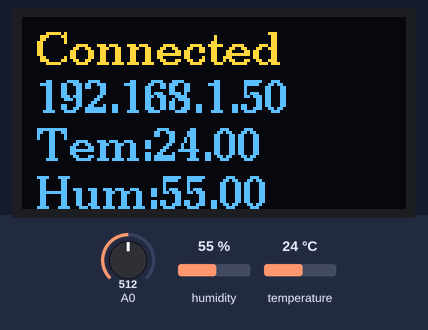
A sketch run on a simulated ESP8266 (NodeMCU). On the bench: 128×64 one-colour display. Inputs (shaded band) come from the test bench; at power-on: humidity 55 %, A0 = 512, temperature 24 °C. The OLED is the two-colour kind (top 16 rows yellow); WiFi joins after 1.5 s; servers stay silent unless stated; what the sketch prints to the serial monitor is not drawn.

Above: at 7.1 s.
7.2 s: humidity set to 22 %
At 17.7 s:
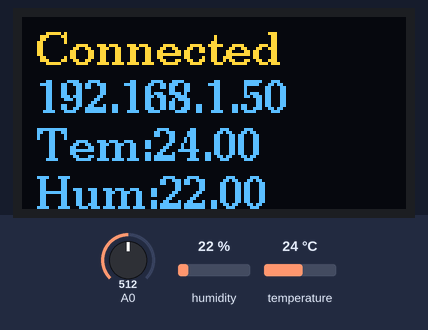
18.0 s: A0 set to 716
At 22.7 s:
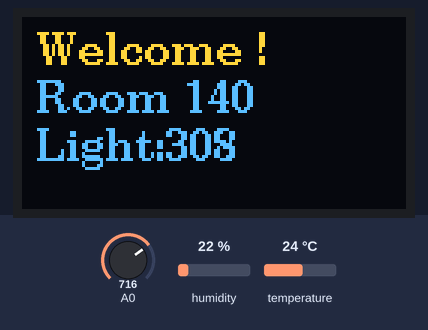
28.0 s: temperature set to 12 °C
At 37.7 s:
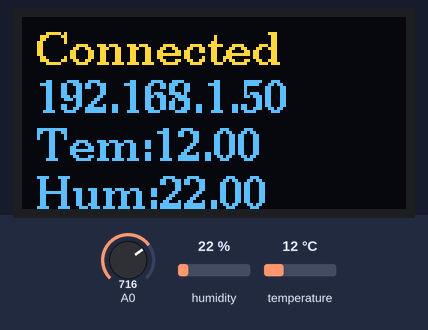
38.0 s: A0 set to 900
At 42.7 s:
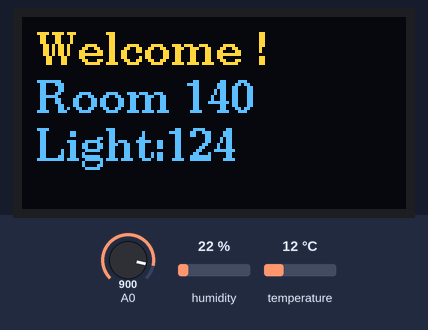
48.0 s: humidity set to 40 %
At 57.7 s:
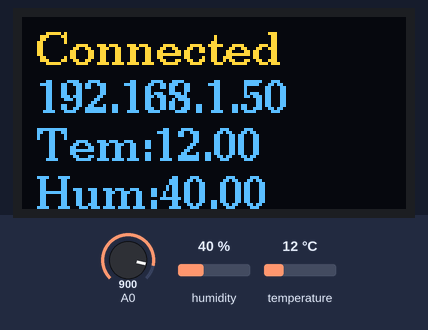
58.0 s: A0 set to 1023
At 62.7 s:
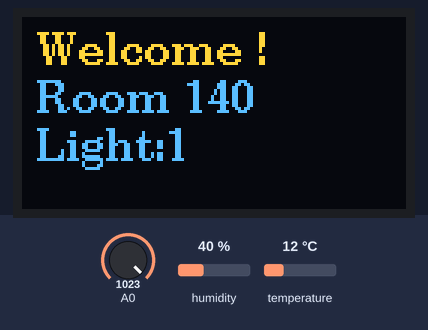
Timing chart, 0 to 64.2 s (numbered marks = the images above; inputs shaded):
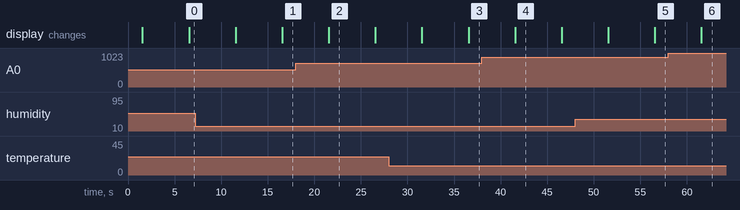

Measured:
- after the input at 7.2 s, the display: first differs from a run without the input after 9.4 s (image 1)
- after the input at 18.0 s, the display: changes after 3.6 s (image 2)
- after the input at 28.0 s, the display: first differs from a run without the input after 8.6 s (image 3)
- after the input at 38.0 s, the display: changes after 3.6 s (image 4)
- after the input at 48.0 s, the display: first differs from a run without the input after 8.6 s (image 5)
- after the input at 58.0 s, the display: changes after 3.6 s (image 6)
- what the display in image 2 shows lasts 5.0 s, from 21.6 s to 26.6 s

The sketch:

ESP8266Room.ino
```cpp
/*
* 学校的网络需要认证才能连接互联网，账号还有连接限制，但是无论联网与否都是有局域网连接的，
* 所以，通过显示屏可以在宿舍内直观的看到室内的温湿度和光照信息，出宿舍可以通过局域网进行查看室内的情况。
* 2019/12/16
*/

#include <Arduino.h>
#include <U8g2lib.h>
#include <Ticker.h>

#ifdef U8X8_HAVE_HW_SPI
#include <SPI.h>
#endif
#ifdef U8X8_HAVE_HW_I2C
#include <Wire.h>
#endif
#define SCL 5
#define SDA 4

#include <ESP8266WiFi.h>
#include <WiFiClient.h>
#include <ESP8266WebServer.h>
#include <ESP8266mDNS.h>

#ifndef STASSID     //请在这里修改接入点和密码
#define STASSID "**********"      //WiFi接入点
#define STAPSK  "**********"      //接入点密码
#endif

#include <dht11.h>
#define DHTPIN 2    //对应 nodemcu D4引脚

dht11 DHT11;
Ticker flipper;   //定时器
IPAddress ip;   //用于保存ESP的IP地址

const char* ssid = STASSID;
const char* password = STAPSK;

char hum_str[5];
char tem_str[5];

//使用静态IP 方便记忆与使用
IPAddress staticIP(10,3,13,176);
IPAddress subnet(255,255,224,0);
IPAddress gateway(10,3,0,1);

ESP8266WebServer server(80);    //创建80端口的服务

U8G2_SSD1306_128X64_NONAME_F_SW_I2C u8g2(U8G2_R0, /* clock=*/ SCL, /* data=*/ SDA, /* reset=*/ U8X8_PIN_NONE);    //初始化显示器，创建u8g2对象

void handleRoot() {     //根处理事件
  server.send(200, "text/plain", "Hello from ESP8266\nThis is the temperature and humidity monitoring program for 140 dormitories.\nPower By Flame.");
}

void handleNotFound() {   //NOT FOUND处理事件
  String message = "File Not Found\n\n";
  message += "URI: ";
  message += server.uri();
  message += "\nMethod: ";
  message += (server.method() == HTTP_GET) ? "GET" : "POST";
  message += "\nArguments: ";
  message += server.args();
  message += "\n";
  for (uint8_t i = 0; i < server.args(); i++) {
    message += " " + server.argName(i) + ": " + server.arg(i) + "\n";
  }
  server.send(404, "text/plain", message);
}
//定时器中断事件
void flip()
{
  static int sta = 0;
  float tem=DHT11.temperature;               //将温度值赋值给tem
  float hum=DHT11.humidity;                  //将湿度值赋给hum
  int val=map(analogRead(A0),0,1024,1024,0);                    //光敏强度
  gcvt(tem, 3,tem_str);     //float类型转换为字符数组（使用该转换方法,dtostrf方法会出现tem读取不到数值,具体为第一个使用该方法的字符数组为空，第二个可以正常转换内容.如果在两次调用之间隔开一行代码, 则会出现第一个调用方法的数组读取到两次的值）
  gcvt(hum, 3,hum_str);

  if(sta == 0)    //显示不同的页面,第一页为温湿度和IP地址
  {
    u8g2.firstPage();
    do {
      u8g2.setFont(u8g2_font_ncenB10_tr);
      u8g2.drawStr(5,16,"Connected");
      u8g2.setCursor(5,32);
      u8g2.print(ip);
      u8g2.setCursor(5,48);
      u8g2.print("Tem:");
      u8g2.print(tem);
      u8g2.setCursor(5,64);
      u8g2.print("Hum:");
      u8g2.print(hum);
    } while ( u8g2.nextPage() );
    sta = 1;
  }
  else if( sta == 1)    //第二页显示欢迎语,和光照强度
  {
    u8g2.firstPage();
    do {
      u8g2.setFont(u8g2_font_ncenB10_tr);
      u8g2.drawStr(5,16,"Welcome !");
      u8g2.setCursor(5,32);
      u8g2.print("Room 140");
      u8g2.setCursor(5,48);
      u8g2.print("Light:");
      u8g2.print(val);
    } while ( u8g2.nextPage() );
    sta = 0;
  }
}

void setup() {
  // put your setup code here, to run once:
  Serial.begin(115200);     //开启串口

  WiFi.mode(WIFI_STA);      //设置WiFi为sta模式,并尝试连接到接入点
  WiFi.begin(ssid, password);
  //使用静态IP 方便记忆与使用
IPAddress staticIP(10,3,13,176);
IPAddress subnet(255,255,224,0);
IPAddress gateway(10,3,0,1);
  Serial.println("");

  //等待WiFi连接
  while (WiFi.status() != WL_CONNECTED) {
    delay(500);
    Serial.print(".");
  }
  Serial.println("");
  Serial.print("Connected to ");
  Serial.println(ssid);
  Serial.print("IP address: ");
  ip = WiFi.localIP();
  Serial.println(ip);

  if (MDNS.begin("esp8266")) {
    Serial.println("MDNS responder started");
  }

  //事件注册
  server.on("/", handleRoot);
  //获取湿度的处理事件,使用匿名方法
  server.on("/getHum", [](){
    server.send(200, "text/plain", hum_str);
  });
  //获取温度的处理事件,使用匿名方法
  server.on("/getTem", [](){
    server.send(200, "text/plain", tem_str);
  });
  //NOT Found事件注册
  server.onNotFound(handleNotFound);
  server.begin();
  Serial.println("HTTP server started");

  //设置温湿度传感器的GPIO引脚为输出模式
  pinMode(DHTPIN,OUTPUT);
  u8g2.begin();               //开启显示功能
  flipper.attach(5, flip);    //设置定时器中断事件,当前为5秒发生一次定时器中断
}

void loop() {
  // put your main code here, to run repeatedly:
  server.handleClient();    //开启WebServer服务
  MDNS.update();
  DHT11.read(DHTPIN);   //获取传感器的温湿度数值（不要放入定时器中断事件内,会出现无法读取数据的情况）
}
```
